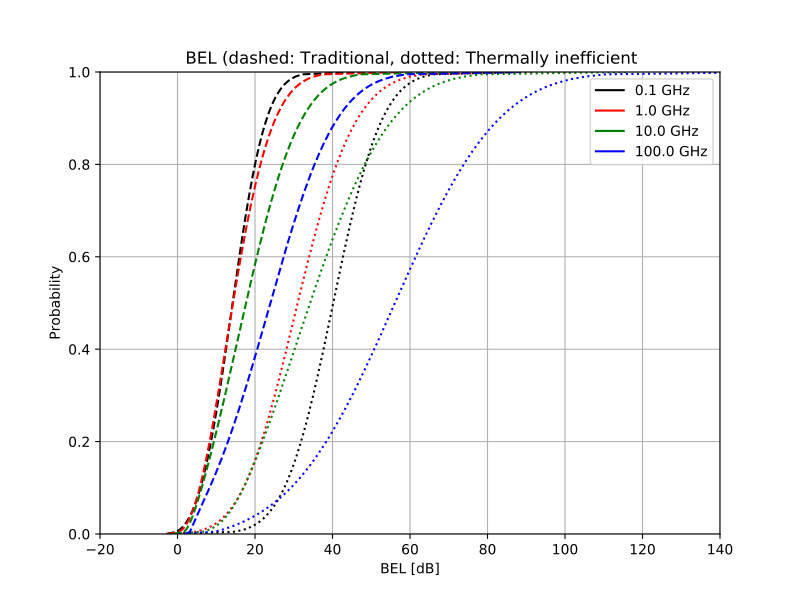

Here is the Python script that generated this plot:
import matplotlib.pyplot as plt
from pycraf import conversions as cnv
from pycraf import pathprof
from astropy import units as u

freqs = [0.1, 1, 10, 100] * u.GHz
colors = ['k', 'r', 'g', 'b']
theta = 0 * u.deg
prob = np.linspace(1e-6, 1 - 1e-6, 200) * cnv.dimless

plt.figure(figsize=(8, 6))

for freq, color in zip(freqs, colors):

    for btype, ls in zip([
            pathprof.BuildingType.TRADITIONAL,
            pathprof.BuildingType.THERM_EFF
            ], ['--', ':']):

        L_bel = pathprof.building_entry_loss(freq, theta, prob, btype)

        plt.plot(L_bel, prob, ls, color=color)

    # labels
    plt.plot([], [], '-', color=color, label=str(freq))

plt.xlabel('BEL [dB]')
plt.ylabel('Probability')
plt.xlim((-20, 140))
plt.ylim((0, 1))
plt.legend(*plt.gca().get_legend_handles_labels())
plt.title('BEL (dashed: Traditional, dotted: Thermally inefficient')
plt.grid()
